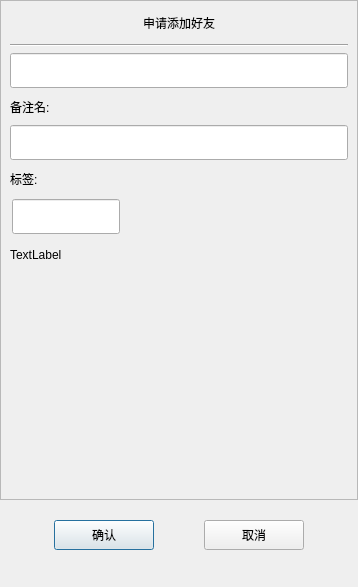
<?xml version="1.0" encoding="UTF-8"?>
<ui version="4.0">
 <class>AuthenFriend</class>
 <widget class="QDialog" name="AuthenFriend">
  <property name="geometry">
   <rect>
    <x>0</x>
    <y>0</y>
    <width>358</width>
    <height>587</height>
   </rect>
  </property>
  <property name="windowTitle">
   <string>Dialog</string>
  </property>
  <layout class="QVBoxLayout" name="verticalLayout">
   <property name="spacing">
    <number>0</number>
   </property>
   <property name="leftMargin">
    <number>0</number>
   </property>
   <property name="topMargin">
    <number>0</number>
   </property>
   <property name="rightMargin">
    <number>0</number>
   </property>
   <property name="bottomMargin">
    <number>0</number>
   </property>
   <item>
    <widget class="QScrollArea" name="scrollArea">
     <property name="minimumSize">
      <size>
       <width>0</width>
       <height>500</height>
      </size>
     </property>
     <property name="widgetResizable">
      <bool>true</bool>
     </property>
     <widget class="QWidget" name="scrollcontent">
      <property name="geometry">
       <rect>
        <x>0</x>
        <y>0</y>
        <width>356</width>
        <height>498</height>
       </rect>
      </property>
      <layout class="QVBoxLayout" name="verticalLayout_2">
       <property name="spacing">
        <number>0</number>
       </property>
       <property name="leftMargin">
        <number>0</number>
       </property>
       <property name="rightMargin">
        <number>0</number>
       </property>
       <item>
        <widget class="QLabel" name="apply_lb">
         <property name="minimumSize">
          <size>
           <width>0</width>
           <height>25</height>
          </size>
         </property>
         <property name="maximumSize">
          <size>
           <width>16777215</width>
           <height>25</height>
          </size>
         </property>
         <property name="text">
          <string>申请添加好友</string>
         </property>
         <property name="alignment">
          <set>Qt::AlignmentFlag::AlignCenter</set>
         </property>
        </widget>
       </item>
       <item>
        <widget class="QWidget" name="apply_wid" native="true">
         <layout class="QVBoxLayout" name="verticalLayout_3">
          <item>
           <widget class="Line" name="line">
            <property name="orientation">
             <enum>Qt::Orientation::Horizontal</enum>
            </property>
           </widget>
          </item>
          <item>
           <widget class="CustomizeEdit" name="name_ed">
            <property name="minimumSize">
             <size>
              <width>0</width>
              <height>35</height>
             </size>
            </property>
            <property name="maximumSize">
             <size>
              <width>16777215</width>
              <height>35</height>
             </size>
            </property>
           </widget>
          </item>
          <item>
           <widget class="QLabel" name="label_2">
            <property name="minimumSize">
             <size>
              <width>0</width>
              <height>25</height>
             </size>
            </property>
            <property name="maximumSize">
             <size>
              <width>16777215</width>
              <height>25</height>
             </size>
            </property>
            <property name="text">
             <string>备注名:</string>
            </property>
           </widget>
          </item>
          <item>
           <widget class="CustomizeEdit" name="back_ed">
            <property name="minimumSize">
             <size>
              <width>0</width>
              <height>35</height>
             </size>
            </property>
            <property name="maximumSize">
             <size>
              <width>16777215</width>
              <height>35</height>
             </size>
            </property>
           </widget>
          </item>
          <item>
           <widget class="QLabel" name="label_3">
            <property name="minimumSize">
             <size>
              <width>0</width>
              <height>25</height>
             </size>
            </property>
            <property name="maximumSize">
             <size>
              <width>16777215</width>
              <height>25</height>
             </size>
            </property>
            <property name="text">
             <string>标签:</string>
            </property>
           </widget>
          </item>
          <item>
           <widget class="QWidget" name="lb_group_wid" native="true">
            <property name="minimumSize">
             <size>
              <width>0</width>
              <height>50</height>
             </size>
            </property>
            <layout class="QVBoxLayout" name="verticalLayout_4">
             <property name="spacing">
              <number>0</number>
             </property>
             <property name="leftMargin">
              <number>0</number>
             </property>
             <property name="topMargin">
              <number>0</number>
             </property>
             <property name="rightMargin">
              <number>0</number>
             </property>
             <property name="bottomMargin">
              <number>0</number>
             </property>
             <item>
              <widget class="QWidget" name="gridWidget" native="true">
               <property name="minimumSize">
                <size>
                 <width>0</width>
                 <height>40</height>
                </size>
               </property>
               <property name="maximumSize">
                <size>
                 <width>16777215</width>
                 <height>40</height>
                </size>
               </property>
               <widget class="CustomizeEdit" name="lb_ed">
                <property name="geometry">
                 <rect>
                  <x>2</x>
                  <y>2</y>
                  <width>108</width>
                  <height>35</height>
                 </rect>
                </property>
                <property name="sizeIncrement">
                 <size>
                  <width>0</width>
                  <height>35</height>
                 </size>
                </property>
               </widget>
              </widget>
             </item>
             <item>
              <widget class="QWidget" name="input_tip_wid" native="true">
               <property name="minimumSize">
                <size>
                 <width>0</width>
                 <height>35</height>
                </size>
               </property>
               <property name="maximumSize">
                <size>
                 <width>16777215</width>
                 <height>35</height>
                </size>
               </property>
               <layout class="QVBoxLayout" name="verticalLayout_5">
                <property name="spacing">
                 <number>0</number>
                </property>
                <property name="leftMargin">
                 <number>0</number>
                </property>
                <property name="topMargin">
                 <number>0</number>
                </property>
                <property name="rightMargin">
                 <number>0</number>
                </property>
                <property name="bottomMargin">
                 <number>0</number>
                </property>
                <item>
                 <widget class="ClickedOnceLabel" name="tip_lb">
                  <property name="text">
                   <string>TextLabel</string>
                  </property>
                 </widget>
                </item>
               </layout>
              </widget>
             </item>
            </layout>
           </widget>
          </item>
          <item>
           <widget class="QWidget" name="widget" native="true">
            <property name="minimumSize">
             <size>
              <width>0</width>
              <height>60</height>
             </size>
            </property>
            <layout class="QHBoxLayout" name="horizontalLayout_2">
             <property name="spacing">
              <number>7</number>
             </property>
             <property name="leftMargin">
              <number>0</number>
             </property>
             <property name="topMargin">
              <number>0</number>
             </property>
             <property name="rightMargin">
              <number>0</number>
             </property>
             <property name="bottomMargin">
              <number>0</number>
             </property>
             <item>
              <widget class="QWidget" name="lb_list" native="true">
               <property name="minimumSize">
                <size>
                 <width>287</width>
                 <height>50</height>
                </size>
               </property>
               <property name="maximumSize">
                <size>
                 <width>287</width>
                 <height>16777215</height>
                </size>
               </property>
              </widget>
             </item>
             <item>
              <widget class="QWidget" name="more_lb_wid" native="true">
               <layout class="QVBoxLayout" name="verticalLayout_6">
                <item>
                 <spacer name="verticalSpacer_3">
                  <property name="orientation">
                   <enum>Qt::Orientation::Vertical</enum>
                  </property>
                  <property name="sizeHint" stdset="0">
                   <size>
                    <width>20</width>
                    <height>40</height>
                   </size>
                  </property>
                 </spacer>
                </item>
                <item>
                 <widget class="ClickedOnceLabel" name="more_lb">
                  <property name="minimumSize">
                   <size>
                    <width>25</width>
                    <height>25</height>
                   </size>
                  </property>
                  <property name="maximumSize">
                   <size>
                    <width>25</width>
                    <height>25</height>
                   </size>
                  </property>
                  <property name="text">
                   <string/>
                  </property>
                 </widget>
                </item>
                <item>
                 <spacer name="verticalSpacer_4">
                  <property name="orientation">
                   <enum>Qt::Orientation::Vertical</enum>
                  </property>
                  <property name="sizeHint" stdset="0">
                   <size>
                    <width>20</width>
                    <height>40</height>
                   </size>
                  </property>
                 </spacer>
                </item>
               </layout>
              </widget>
             </item>
            </layout>
           </widget>
          </item>
         </layout>
        </widget>
       </item>
      </layout>
     </widget>
    </widget>
   </item>
   <item>
    <spacer name="verticalSpacer">
     <property name="orientation">
      <enum>Qt::Orientation::Vertical</enum>
     </property>
     <property name="sizeType">
      <enum>QSizePolicy::Policy::Fixed</enum>
     </property>
     <property name="sizeHint" stdset="0">
      <size>
       <width>20</width>
       <height>10</height>
      </size>
     </property>
    </spacer>
   </item>
   <item>
    <widget class="QWidget" name="apply_sure_wid" native="true">
     <property name="minimumSize">
      <size>
       <width>0</width>
       <height>50</height>
      </size>
     </property>
     <layout class="QHBoxLayout" name="horizontalLayout">
      <item>
       <spacer name="horizontalSpacer">
        <property name="orientation">
         <enum>Qt::Orientation::Horizontal</enum>
        </property>
        <property name="sizeHint" stdset="0">
         <size>
          <width>41</width>
          <height>20</height>
         </size>
        </property>
       </spacer>
      </item>
      <item>
       <widget class="ClickedBtn" name="sure_btn">
        <property name="minimumSize">
         <size>
          <width>100</width>
          <height>30</height>
         </size>
        </property>
        <property name="maximumSize">
         <size>
          <width>100</width>
          <height>30</height>
         </size>
        </property>
        <property name="text">
         <string>确认</string>
        </property>
       </widget>
      </item>
      <item>
       <spacer name="horizontalSpacer_2">
        <property name="orientation">
         <enum>Qt::Orientation::Horizontal</enum>
        </property>
        <property name="sizeHint" stdset="0">
         <size>
          <width>42</width>
          <height>20</height>
         </size>
        </property>
       </spacer>
      </item>
      <item>
       <widget class="ClickedBtn" name="cancel_btn">
        <property name="minimumSize">
         <size>
          <width>100</width>
          <height>30</height>
         </size>
        </property>
        <property name="maximumSize">
         <size>
          <width>100</width>
          <height>30</height>
         </size>
        </property>
        <property name="text">
         <string>取消</string>
        </property>
       </widget>
      </item>
      <item>
       <spacer name="horizontalSpacer_3">
        <property name="orientation">
         <enum>Qt::Orientation::Horizontal</enum>
        </property>
        <property name="sizeHint" stdset="0">
         <size>
          <width>41</width>
          <height>20</height>
         </size>
        </property>
       </spacer>
      </item>
     </layout>
    </widget>
   </item>
   <item>
    <spacer name="verticalSpacer_2">
     <property name="orientation">
      <enum>Qt::Orientation::Vertical</enum>
     </property>
     <property name="sizeHint" stdset="0">
      <size>
       <width>20</width>
       <height>21</height>
      </size>
     </property>
    </spacer>
   </item>
  </layout>
 </widget>
 <customwidgets>
  <customwidget>
   <class>ClickedBtn</class>
   <extends>QPushButton</extends>
   <header location="global">clickedbtn.h</header>
  </customwidget>
  <customwidget>
   <class>CustomizeEdit</class>
   <extends>QLineEdit</extends>
   <header location="global">customizeedit.h</header>
  </customwidget>
  <customwidget>
   <class>ClickedOnceLabel</class>
   <extends>QLabel</extends>
   <header location="global">clickedoncelabel.h</header>
  </customwidget>
 </customwidgets>
 <resources/>
 <connections/>
</ui>
